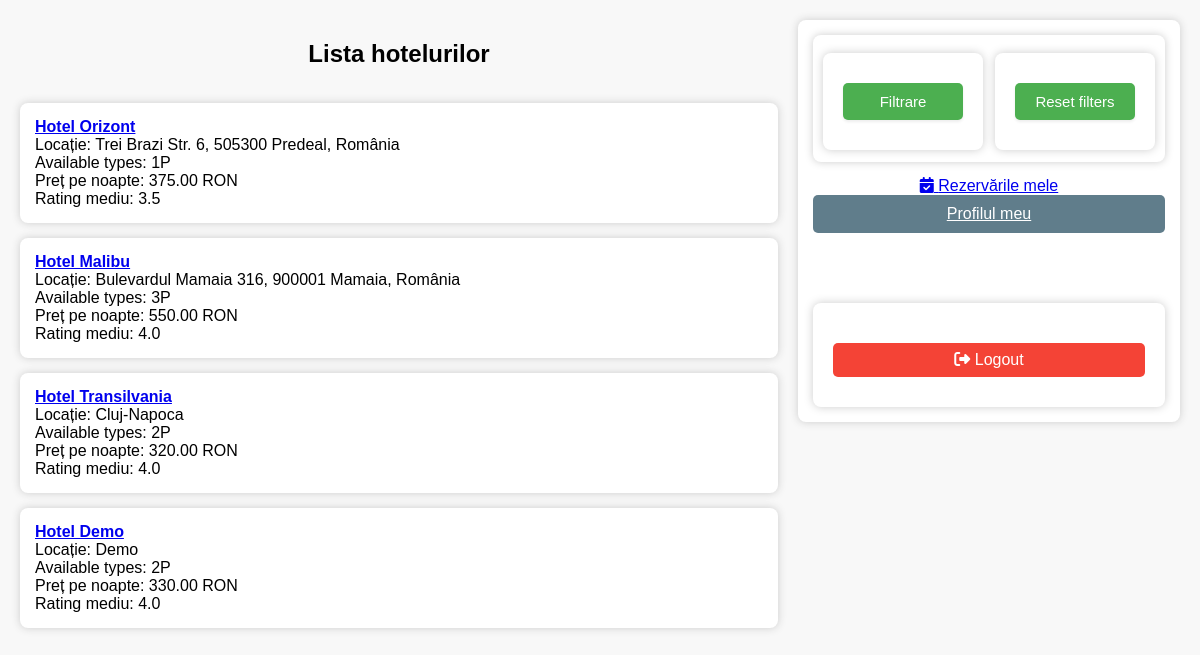
Screenshot of /booking/hotels/ (signed in) with the database file from the repository.
### booking/models/hotel.py (models this page shows, shortened)
class Hotel(models.Model):
    HOTEL_TYPES = [
        ('1P', 'Cameră pentru 1 persoană'),
        ('2P', 'Cameră pentru 2 persoane'),
        ('3P', 'Cameră pentru 3 persoane'),
        ('APT', 'Apartament'),
    ]
    name = models.CharField(max_length=100)
    location = models.CharField(max_length=100)
    description = models.TextField()
    available_types = models.CharField(max_length=3, choices=HOTEL_TYPES)
    price_per_night = models.DecimalField(max_digits=7, decimal_places=2)
    is_active = models.BooleanField(default=True)

### booking/views/hotel_views.py (the view)
# urls.py: path("hotels/", views.hotels_view, name="hotels"),
@login_required
def hotels_view(request):
    hotels = Hotel.objects.annotate(avg_rating=Avg('reservation__hotelreview__rating'))
    location = request.GET.get('location')
    room_type = request.GET.get('room_type')
    max_price = request.GET.get('max_price')
    min_rating = request.GET.get('min_rating')
    if location:
        hotels = hotels.filter(location__icontains=location)
    if room_type:
        hotels = hotels.filter(available_types__icontains=room_type)
    if max_price:
        hotels = hotels.filter(price_per_night__lte=max_price)
    if min_rating:
        hotels = hotels.filter(avg_rating__gte=min_rating)
    return render(request, 'booking/hotels.html', {'hotels': hotels})

### booking/templates/booking/hotels.html (shortened to what this page needs)
{% load static %}
<!DOCTYPE html>
<html>
<head>
    <link rel="stylesheet" href="{% static 'booking/styles.css' %}">
    <link href="https://cdnjs.cloudflare.com/ajax/libs/font-awesome/6.5.0/css/all.min.css" rel="stylesheet">
</head>
<body>
<div class="container">
    <div class="left-column">
        <h2>Lista hotelurilor</h2>
        {% if hotels %}
            {% for hotel in hotels %}
                <div class="hotel-card">
                    <a href="{% url 'hotel_detail' hotel.id %}">
                    <strong>{{ hotel.name }}</strong>
                    </a><br>
                    Locație: {{ hotel.location }}<br>
                    Available types: {{ hotel.available_types }}<br>
                    Preț pe noapte: {{ hotel.price_per_night }} RON<br>
                    Rating mediu: {{ hotel.avg_rating|default:"Fără rating" }}
                </div>
            {% endfor %}
        {% else %}
            <p>Nu există hoteluri care să corespundă criteriilor.</p>
        {% endif %}
    </div>
    <div class="right-column">
        <div class="filter-buttons-wrapper">
            <div class="filter-buttons">
                <form method="get" style="display:inline;">
                    <button class="filter-btn" type="button" onclick="toggleFilter()">Filtrare</button>
                </form>
                <form method="get" style="display:inline;">
                    <button class="filter-btn" type="submit">Reset filters</button>
                </form>
            </div>
        </div>
        <div class="mt-4 d-grid">
            <a href="{% url 'my_reservations' %}" class="btn btn-primary btn-lg">
                <i class="fas fa-calendar-check me-2"></i> Rezervările mele
            </a>
        </div>
        <a href="{% url 'my_profile' %}" style="margin-bottom: 20px; background:#607D8B; color:white; padding:10px 15px; border-radius:5px;">Profilul meu</a>
        <form action="{% url 'logout' %}" method="post">
            <button type="submit" style="width: 100%; padding: 8px; background-color: #f44336; color: white; border: none; border-radius: 5px; margin-top: 20px;">
                <i class="fas fa-sign-out-alt"></i> Logout
            </button>
        </form>
    </div>
</div>
</body>
</html>

### booking/static/booking/styles.css (style rules this page uses)
body { font-family: Arial, sans-serif; background-color: #f8f8f8; margin: 0; padding: 0; text-align: center; }
form { background-color: white; display: inline-block; padding: 20px; border-radius: 8px; box-shadow: 0 0 10px #ccc; margin-top: 50px; }
input, button { display: block; width: 200px; margin: 10px auto; padding: 8px; font-size: 16px; }
button { background-color: #4CAF50; color: white; border: none; cursor: pointer; }

### booking/templates/booking/hotels.html (style rules this page uses)
body { margin: 0; font-family: Arial, sans-serif; background: #f8f8f8; }
.container { display: flex; padding: 20px; gap: 20px; min-height: 100vh; }
.left-column { flex: 4; display: flex; flex-direction: column; gap: 15px; }
.hotel-card { background: white; padding: 15px; border-radius: 8px; box-shadow: 0 0 8px #ccc; text-align: left; }
.right-column { flex: 1; background: white; padding: 15px; border-radius: 8px; box-shadow: 0 0 8px #ccc; height: fit-content; display: flex; flex-direction: column; align-items: stretch; }
.filter-buttons-wrapper { background: #fff; border-radius: 8px; box-shadow: 0 0 8px #ccc; padding: 18px 10px 12px 10px; margin-bottom: 15px; display: flex; justify-content: center; gap: 12px; }
.filter-buttons { display: flex; gap: 12px; }
.filter-btn { width: 120px; padding: 10px; font-size: 15px; font-weight: 500; cursor: pointer; border: none; border-radius: 5px; background-color: #4CAF50; color: white; transition: background 0.2s, box-shadow 0.2s; box-shadow: 0 2px 3px #eee; }
.filter-buttons form { margin: 0; display: inline; }

### rows the page displays
Hotel: name "Hotel Orizont", location "Trei Brazi Str. 6, 505300 Predeal, România", available_types "1P", price_per_night "375.00", avg_rating "3.5"
Hotel: name "Hotel Malibu", location "Bulevardul Mamaia 316, 900001 Mamaia, România", available_types "3P", price_per_night "550.00", avg_rating "4.0"
Hotel: name "Hotel Transilvania", location "Cluj-Napoca", available_types "2P", price_per_night "320.00", avg_rating "4.0"
Hotel: name "Hotel Demo", location "Demo", available_types "2P", price_per_night "330.00", avg_rating "4.0"
